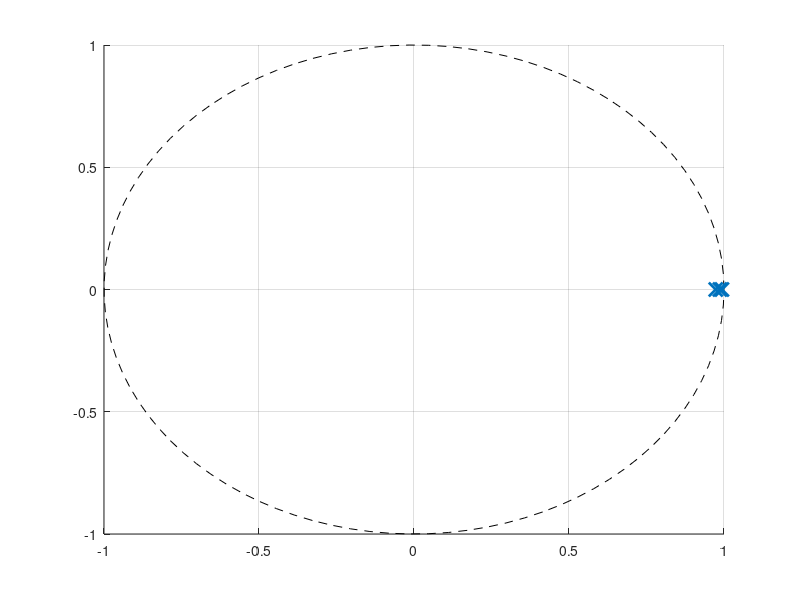

Write MATLAB code to recreate this figure. (Note: this script raises an error after producing the figure.)
%% Assignment 3 - State feedback and state estimation
% Pole-placement design, simulation, and experimental data plotting.
% Data files use QRC format with columns:
%   Time, ValueIn0 (ref), ValueIn1 (distance), ValueIn2 (xhat),
%   ValueIn3 (v_ref), ValueIn4 (speedA), ValueIn5 (speedB),
%   ValueIn6 (voltA), ValueIn7 (voltB), ValueIn8 (nu), ValueIn9 (xref)

clear; close all; clc;

%% ========================================================================
%  CONFIGURATION
%  ========================================================================
Ts = 0.01;                    % s (scheduler period)
r = 0.033;                    % m (wheel radius)
Ad = 1;                       % discrete-time state matrix (scalar)
Bd = Ts * r;                  % discrete-time input matrix (m/rad)
Cd = -1; Dd = 0;              % measurement: y = -x (distance is positive)

% Gain sweeps for analysis
K_sweep = [20, 40, 80];           % rad/(s*m) - controller gains
L_sweep = [-0.05, -0.18, -0.35];  % observer gains for 2(a)
K_nom = 40;                       % nominal controller gain
L_nom = -0.18;                    % nominal estimator gain
p_cl_nom = 1 - Bd * K_nom;        % closed-loop pole with K_nom
L_slow = -(1 - p_cl_nom) / 10;    % 10x slower estimator pole for 2(c): p_est = 1 + L_slow
p_est_slow = 1 + L_slow;

% Simulation parameters
Tsim = 4;                       % s
t_sim = 0:Ts:Tsim;
x_true0 = -0.30;                % m (start 30 cm from wall)
x_ref = -0.15;                  % m (target 15 cm from wall)
xhat_init_wrong = -0.40;        % m (wrong initial estimate)

% Data files (estimator-only experiments available)
dataDir = 'C:\\Users\\campa\\Documents\\Arduino\\matlab_assign3\\data';
estOnlyFiles = {
    fullfile(dataDir, 'est_only_L-005.csv'), -0.05, 188, 388;   % file, L, startRow, endRow
    fullfile(dataDir, 'est_only_L-018.csv'), -0.18, 130, 330;
    fullfile(dataDir, 'est_only_L-035.csv'), -0.35, 200, 400;
};

% Controller-only files (to be recorded)
% Format: {filename, K, startRow, endRow}
ctrlOnlyFiles = {
    fullfile(dataDir, 'ctrl_only_K20.csv'),  20, 181, 581;
    fullfile(dataDir, 'ctrl_only_K40.csv'),  40, 235, 635;
    fullfile(dataDir, 'ctrl_only_K80.csv'),  80, 154, 554;
};

% Estimator + Controller files (to be recorded)
% Format: {filename, label, startRow, endRow}
estCtrlFiles = {
    fullfile(dataDir, 'est_ctrl_good_init.csv'), 'Good initial estimate', 1450, 2250;
    fullfile(dataDir, 'est_ctrl_bad_init.csv'),  'Wrong initial estimate', 203, 1003;
};

%% ========================================================================
%  1(c) CLOSED-LOOP POLE MAP VS K
%  ========================================================================
% Closed-loop pole: p_cl = A - B*K = 1 - Ts*r*K
p_cl = 1 - Bd * K_sweep;

figure('Name','Pole Map vs K','Position',[100 100 600 500]);
hold on; grid on;
theta = linspace(0, 2*pi, 100);
plot(cos(theta), sin(theta), 'k--', 'LineWidth', 0.5, 'HandleVisibility','off'); % unit circle
scatter(real(p_cl), imag(p_cl), 100, 'x', 'LineWidth', 2);
xline(0, ':k', 'HandleVisibility','off');
yline(0, ':k', 'HandleVisibility','off');
for i = 1:length(K_sweep)
    text(real(p_cl(i))+0.02, imag(p_cl(i))+0.03, sprintf('K = %d', K_sweep(i)), 'FontSize', 10);
end
xlabel('Real Axis'); ylabel('Imaginary Axis');
title('Closed-loop pole location vs K');
xlim([-0.2 1.2]); ylim([-0.6 0.6]);
axis equal;

% Additional: show pole trajectory for continuous K
K_range = linspace(0, 350, 100);
p_cl_range = 1 - Bd * K_range;
plot(p_cl_range, zeros(size(p_cl_range)), 'b-', 'LineWidth', 1.5, 'DisplayName', 'Pole trajectory');
legend('Poles for K sweep', 'Pole trajectory', 'Location', 'northwest');

%% ========================================================================
%  1(c) SIMULATED STEP RESPONSES FOR K SWEEP
%  ========================================================================
figure('Name','Simulated Step Response vs K','Position',[100 100 700 450]);
hold on; grid on;
colors = lines(length(K_sweep));

for i = 1:length(K_sweep)
    kVal = K_sweep(i);
    xk = zeros(size(t_sim));
    xk(1) = x_true0;
    for k = 1:(numel(t_sim)-1)
        % Closed-loop: x[k+1] = (1 - B*K)*x[k] + B*K*x_ref
        xk(k+1) = (1 - Bd * kVal) * xk(k) + Bd * kVal * x_ref;
    end
    % Plot distance (= -x) since IR sensor measures positive distance
    plot(t_sim, -xk, 'Color', colors(i,:), 'LineWidth', 1.5, ...
         'DisplayName', sprintf('K = %d (p = %.3f)', kVal, 1 - Bd*kVal));
end
plot(t_sim, -x_ref*ones(size(t_sim)), 'k--', 'LineWidth', 1.5, 'DisplayName', 'Reference');
xlabel('Time [s]'); ylabel('Distance to wall [m]');
title('Simulated step response vs K (ideal velocity loop)');
legend('Location','best');

%% ========================================================================
%  1(d) ESTIMATOR POLE MAP VS L
%  ========================================================================
% Estimator pole: p_est = A - L*C = 1 - L*(-1) = 1 + L
p_est = 1 + L_sweep;

figure('Name','Estimator Pole Map vs L','Position',[100 100 600 500]);
hold on; grid on;
plot(cos(theta), sin(theta), 'k--', 'LineWidth', 0.5, 'HandleVisibility','off');
scatter(real(p_est), imag(p_est), 100, 'o', 'LineWidth', 2, 'MarkerFaceColor', 'flat');
xline(0, ':k', 'HandleVisibility','off');
yline(0, ':k', 'HandleVisibility','off');
for i = 1:length(L_sweep)
    text(real(p_est(i))+0.02, imag(p_est(i))+0.03, sprintf('L = %.2f', L_sweep(i)), 'FontSize', 10);
end
xlabel('Real Axis'); ylabel('Imaginary Axis');
title('Estimator pole location vs L');
xlim([-0.2 1.2]); ylim([-0.6 0.6]);
axis equal;

% Show pole trajectory
L_range = linspace(0, -1, 100);
p_est_range = 1 + L_range;
plot(p_est_range, zeros(size(p_est_range)), 'r-', 'LineWidth', 1.5, 'DisplayName', 'Pole trajectory');
legend('Poles for L sweep', 'Pole trajectory', 'Location', 'northwest');

%% ========================================================================
%  1(d) SIMULATED ESTIMATOR CONVERGENCE VS L
%  ========================================================================
figure('Name','Simulated Estimator Convergence','Position',[100 100 700 450]);
hold on; grid on;
colors = lines(length(L_sweep));

for i = 1:length(L_sweep)
    Lval = L_sweep(i);
    xhat = zeros(size(t_sim));
    xhat(1) = xhat_init_wrong;
    x_true = x_true0;  % cart stationary
    
    for k = 1:(numel(t_sim)-1)
        % Prediction: xhat_pred = A*xhat + B*u = xhat (u=0, A=1)
        xhat_pred = xhat(k);
        % Measurement: y = C*x = -x_true (positive distance)
        y = -x_true;
        % Innovation: nu = y - C*xhat_pred = y - (-xhat_pred) = y + xhat_pred
        nu = y - (Cd * xhat_pred);
        % Correction: xhat = xhat_pred + L*nu
        xhat(k+1) = xhat_pred + Lval * nu;
    end
    % Plot estimated distance (= -xhat)
    plot(t_sim, -xhat, 'Color', colors(i,:), 'LineWidth', 1.5, ...
         'DisplayName', sprintf('L = %.2f (p = %.2f)', Lval, 1 + Lval));
end
plot(t_sim, -x_true0*ones(size(t_sim)), 'k--', 'LineWidth', 1.5, 'DisplayName', 'True distance');
xlabel('Time [s]'); ylabel('Estimated distance [m]');
title('Simulated estimator convergence vs L (cart stationary)');
legend('Location','best');

%% ========================================================================
%  2(a) EXPERIMENTAL: ESTIMATOR-ONLY CONVERGENCE
%  ========================================================================
if ~isempty(estOnlyFiles)
    figure('Name','Experimental Estimator Convergence','Position',[100 100 800 500]);
    hold on; grid on;
    colors = lines(size(estOnlyFiles, 1));
    
    for i = 1:size(estOnlyFiles, 1)
        filename = estOnlyFiles{i, 1};
        Lval = estOnlyFiles{i, 2};
        startRow = estOnlyFiles{i, 3};
        endRow   = estOnlyFiles{i, 4};
        
        if exist(filename, 'file')
            Tall = readQRCData(filename);
            n = height(Tall);
            i1 = max(1, startRow);
            i2 = min(n, endRow);
            T = Tall(i1:i2, :);
            
            % Normalize time to start at 0
            t = (T.Time - T.Time(1)) / 1000;  % convert ms to s
            
            % Plot measured distance and estimated distance
            plot(t, T.distance, '--', 'Color', colors(i,:), 'LineWidth', 1, ...
                 'DisplayName', sprintf('Measured (L=%.2f)', Lval));
            plot(t, -T.xhat, 'Color', colors(i,:), 'LineWidth', 1.5, ...
                 'DisplayName', sprintf('Estimated (L=%.2f)', Lval));
        else
            warning('File not found: %s', filename);
        end
    end
    xlabel('Time [s]'); ylabel('Distance [m]');
    title('Experimental estimator convergence for different L values');
    legend('Location','best');
    xlim([0 2]);
end

%% ========================================================================
%  2(a) EXPERIMENTAL: INNOVATION SIGNAL
%  ========================================================================
if ~isempty(estOnlyFiles)
    figure('Name','Innovation Signal','Position',[100 100 800 400]);
    hold on; grid on;
    colors = lines(size(estOnlyFiles, 1));
    
    for i = 1:size(estOnlyFiles, 1)
        filename = estOnlyFiles{i, 1};
        Lval = estOnlyFiles{i, 2};
        startRow = estOnlyFiles{i, 3};
        endRow   = estOnlyFiles{i, 4};
        
        if exist(filename, 'file')
            Tall = readQRCData(filename);
            n = height(Tall);
            i1 = max(1, startRow);
            i2 = min(n, endRow);
            T = Tall(i1:i2, :);
            t = (T.Time - T.Time(1)) / 1000;
            
            plot(t, T.nu, 'Color', colors(i,:), 'LineWidth', 1.2, ...
                 'DisplayName', sprintf('L = %.2f', Lval));
        end
    end
    xlabel('Time [s]'); ylabel('Innovation \nu [m]');
    title('Innovation signal for different L values');
    legend('Location','best');
    xlim([0 2]);
end

%% ========================================================================
%  2(b) EXPERIMENTAL: CONTROLLER-ONLY STEP RESPONSES
%  ========================================================================
if ~isempty(ctrlOnlyFiles)
    % Position response plot
    figure('Name','Controller-Only Position Response','Position',[100 100 800 500]);
    hold on; grid on;
    colors = lines(size(ctrlOnlyFiles, 1));
    
    for i = 1:size(ctrlOnlyFiles, 1)
        filename = ctrlOnlyFiles{i, 1};
        Kval = ctrlOnlyFiles{i, 2};
        startRow = ctrlOnlyFiles{i, 3};
        endRow   = ctrlOnlyFiles{i, 4};
        
        if exist(filename, 'file')
            Tall = readQRCData(filename);
            n = height(Tall);
            i1 = max(1, startRow);
            i2 = min(n, endRow);
            T = Tall(i1:i2, :);
            t = (T.Time - T.Time(1)) / 1000;
            
            plot(t, T.distance, 'Color', colors(i,:), 'LineWidth', 1.5, ...
                 'DisplayName', sprintf('K = %d', Kval));
            % Plot reference if available
            if i == 1
                refLine = 0.25 * ones(size(t));
                plot(t, refLine, 'k--', 'LineWidth', 1.5, ...
                     'DisplayName', 'Reference (0.25 m, hardcoded)');
            end
        else
            warning('File not found: %s', filename);
        end
    end
    xlabel('Time [s]'); ylabel('Distance [m]');
    title('Controller-only step response for different K values (ref = 0.25 m)');
    legend('Location','best');
    
    % Control signal (voltage) plot
    figure('Name','Controller-Only Voltage','Position',[100 100 800 400]);
    hold on; grid on;
    
    for i = 1:size(ctrlOnlyFiles, 1)
        filename = ctrlOnlyFiles{i, 1};
        Kval = ctrlOnlyFiles{i, 2};
        startRow = ctrlOnlyFiles{i, 3};
        endRow   = ctrlOnlyFiles{i, 4};
        
        if exist(filename, 'file')
            Tall = readQRCData(filename);
            n = height(Tall);
            i1 = max(1, startRow);
            i2 = min(n, endRow);
            T = Tall(i1:i2, :);
            t = (T.Time - T.Time(1)) / 1000;
            
            % Average voltage of both motors
            volt_avg = 0.5 * (T.voltA + T.voltB);
            plot(t, volt_avg, 'Color', colors(i,:), 'LineWidth', 1.2, ...
                 'DisplayName', sprintf('K = %d', Kval));
        end
    end
    xlabel('Time [s]'); ylabel('Average voltage [V]');
    title('Control signal for different K values');
    legend('Location','best');
end

%% ========================================================================
%  2(c) EXPERIMENTAL: ESTIMATOR + CONTROLLER
%  ========================================================================
if ~isempty(estCtrlFiles)
    figure('Name','Estimator + Controller','Position',[100 100 800 500]);
    hold on; grid on;
    colors = lines(size(estCtrlFiles, 1));
    
    for i = 1:size(estCtrlFiles, 1)
        filename = estCtrlFiles{i, 1};
        label = estCtrlFiles{i, 2};
        startRow = estCtrlFiles{i, 3};
        endRow   = estCtrlFiles{i, 4};
        
        if exist(filename, 'file')
            Tall = readQRCData(filename);
            n = height(Tall);
            i1 = max(1, startRow);
            i2 = min(n, endRow);
            T = Tall(i1:i2, :);
            t = (T.Time - T.Time(1)) / 1000;
            
            plot(t, T.distance, '--', 'Color', colors(i,:), 'LineWidth', 1, ...
                 'DisplayName', sprintf('Measured (%s)', label));
            plot(t, -T.xhat, 'Color', colors(i,:), 'LineWidth', 1.5, ...
                 'DisplayName', sprintf('Estimated (%s)', label));
        else
            warning('File not found: %s', filename);
        end
    end
    xlabel('Time [s]'); ylabel('Distance [m]');
    title('Estimator + Controller: measured vs estimated distance');
    legend('Location','best');
end

%% ========================================================================
%  THEORETICAL ANALYSIS: FULL CLOSED-LOOP POLES
%  ========================================================================
fprintf('\n========== THEORETICAL ANALYSIS ==========\n\n');

fprintf('1(c) Closed-loop pole (state feedback, no estimator):\n');
fprintf('     p_cl = 1 - Ts*r*K = 1 - %.4f*K\n', Bd);
for i = 1:length(K_sweep)
    fprintf('     K = %3d rad/(s*m) -> p_cl = %.4f\n', K_sweep(i), 1 - Bd*K_sweep(i));
end
fprintf('     Stability: |p_cl| < 1 requires K < %.1f rad/(s*m)\n', 2/Bd);

fprintf('\n1(d) Estimator pole:\n');
fprintf('     p_est = 1 + L\n');
for i = 1:length(L_sweep)
    fprintf('     L = %.2f -> p_est = %.2f\n', L_sweep(i), 1 + L_sweep(i));
end
fprintf('     Stability: |p_est| < 1 requires -2 < L < 0\n');

fprintf('\n2(c) Full closed-loop poles (estimator + controller):\n');
fprintf('     Controller pole: p_cl = %.4f (K = %d)\n', p_cl_nom, K_nom);
fprintf('     Estimator pole (10x slower): p_est = %.4f (L = %.5f)\n', p_est_slow, L_slow);
fprintf('     Separation principle: poles are {%.4f, %.4f}\n', p_cl_nom, p_est_slow);

% Time constants
tau_cl = -Ts / log(p_cl_nom);
tau_est_slow = -Ts / log(p_est_slow);
fprintf('\n     Time constants:\n');
fprintf('       Controller: tau_cl = %.3f s\n', tau_cl);
fprintf('       Slow estimator: tau_est = %.3f s (ratio = %.1f)\n', tau_est_slow, tau_est_slow/tau_cl);

%% ========================================================================
%  HELPER FUNCTION: READ QRC DATA
%  ========================================================================
function T = readQRCData(filename)
% Read QRC CSV file and return table with named columns
% QRC format: header line, column names, then data
    
    % Read raw data, skipping header
    opts = detectImportOptions(filename);
    opts.DataLines = [3 Inf];  % Skip first 2 lines (header + column names)
    opts.VariableNamesLine = 2;
    
    rawData = readtable(filename, opts);
    
    % Map to meaningful names
    T = table();
    T.Time = rawData.Time;
    T.reference = rawData.ValueIn0;
    T.distance = rawData.ValueIn1;
    T.xhat = rawData.ValueIn2;
    T.v_ref = rawData.ValueIn3;
    T.speedA = rawData.ValueIn4;
    T.speedB = rawData.ValueIn5;
    T.voltA = rawData.ValueIn6;
    T.voltB = rawData.ValueIn7;
    T.nu = rawData.ValueIn8;
    T.xref = rawData.ValueIn9;
end
